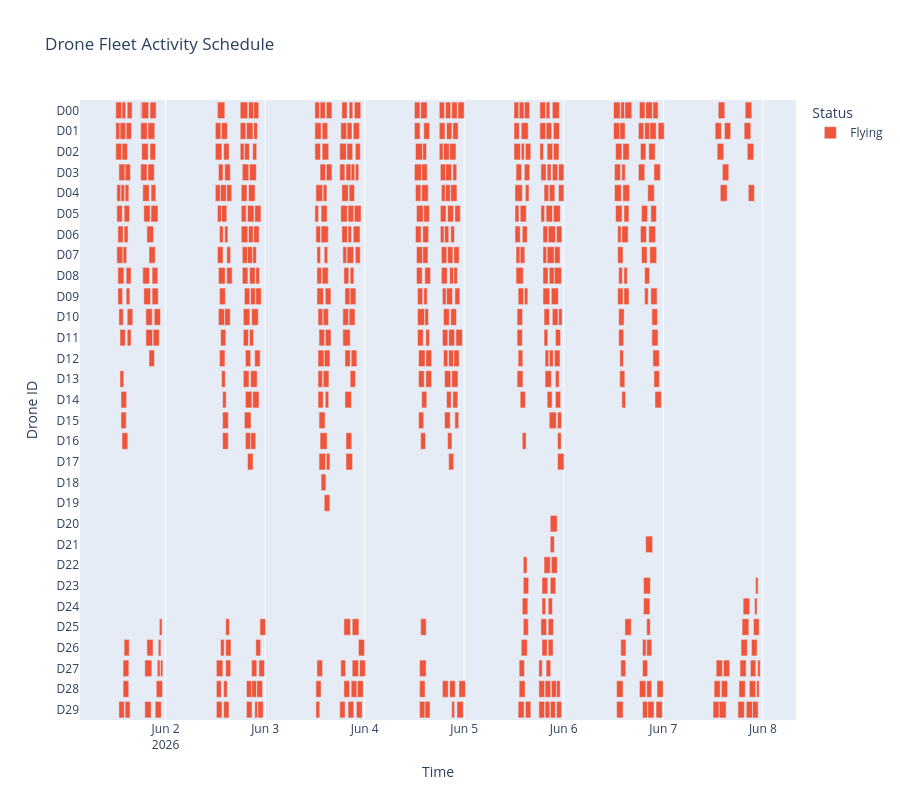

Write notebook code for a chart like this one.
### Code cell
plot_gantt_chart(drone_activity_log)

### Figure 1 — Plotly figure (JSON) as saved in the notebook; plotly's stock layout.template omitted (floating-point values rounded to 4 significant figures; data arrays with more than 128 entries replaced by an {"elided": "..."} marker saying what was removed)
{"data": [{"base": {"elided": "539 str values"}, "hovertemplate": "Status=Flying<br>Start=%{base}<br>Finish=%{x}<br>Drone=%{y}<extra></extra>", "legendgroup": "Flying", "marker": {"color": "#EF553B", "pattern": {"shape": ""}}, "name": "Flying", "orientation": "h", "showlegend": true, "textposition": "auto", "type": "bar", "x": {"elided": "539 int values"}, "xaxis": "x", "y": {"elided": "539 str values"}, "yaxis": "y"}], "layout": {"barmode": "overlay", "height": 800, "legend": {"title": {"text": "Status"}, "tracegroupgap": 0}, "title": {"text": "Drone Fleet Activity Schedule"}, "xaxis": {"anchor": "y", "domain": [0, 1], "title": {"text": "Time"}, "type": "date"}, "yaxis": {"anchor": "x", "autorange": "reversed", "domain": [0, 1], "title": {"text": "Drone ID"}}}}
